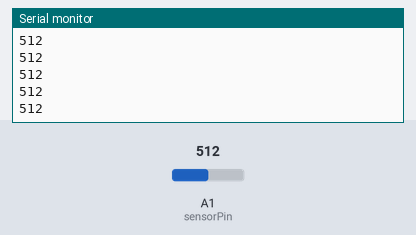
Simulated run of this sketch. Board: Arduino Uno, built with avr-gcc and run on an emulated ATmega328P. Parts: the last lines printed to the serial monitor. The inputs (shaded band) are chosen by the test bench; at power-on: A1 (sensorPin) = 512.

Above: at 1.2 s.
1.3 s: A1 (sensorPin) set to 716
At 2.2 s:
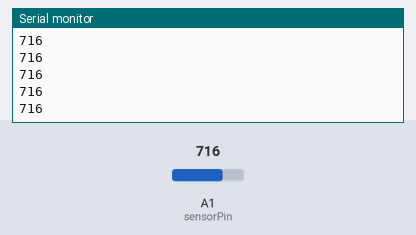
2.8 s: A1 (sensorPin) set to 900
At 3.3 s:
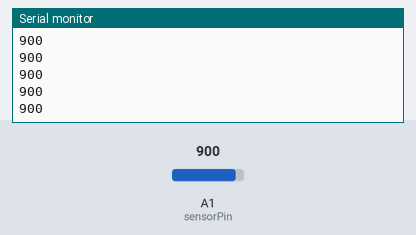
Timing chart, 0 to 5.8 s (numbered marks = the images above; inputs shaded):
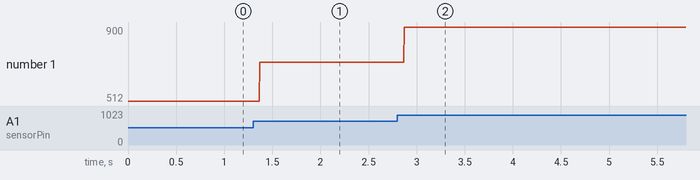

The sketch:

IRsensorTest1.ino
```cpp
int sensorPin = 1;
int sensorVal = 0;

void setup()
{
  Serial.begin(9600);

}

void loop()
{
   sensorVal = analogRead(sensorPin);
   Serial.println(sensorVal);
}
```

Measured:
- after the input at 1.3 s, the serial monitor: prints a new line after 0.07 s (image 1)
- after the input at 2.8 s, the serial monitor: prints a new line after 0.07 s (image 2)
- plotted number 1: 512 → 716 after the input at 1.3 s, 716 → 900 after the input at 2.8 s
